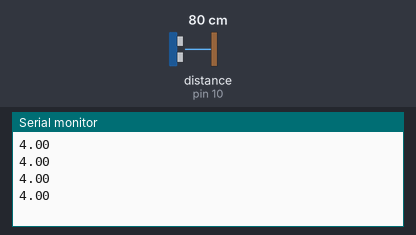
Recording of a sketch running on a simulated Arduino Uno, built with avr-gcc and run on an emulated ATmega328P. Parts: the last lines printed to the serial monitor. Wiring (inferred from the names in the program): ultrasonic range finder: trigger pin 11; echo pin 10. The inputs (shaded band) are chosen by the test bench; at power-on: distance to the obstacle (sensor on pin 10) 80 cm. The echo pulse lasts 58.3 µs per cm.

Above: at 1.2 s.
1.3 s: distance to the obstacle (sensor on pin 10) set to 2 cm
At 1.73 s:
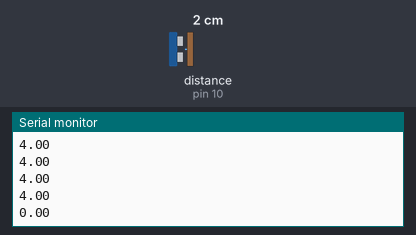
2.8 s: distance to the obstacle (sensor on pin 10) set to 18 cm
At 2.94 s:
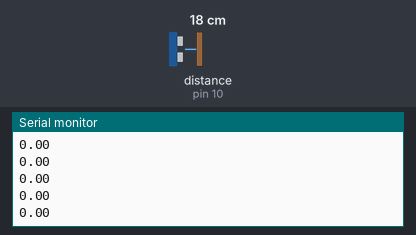
Timing chart, 0 to 5.8 s (numbered marks = the images above; inputs shaded):
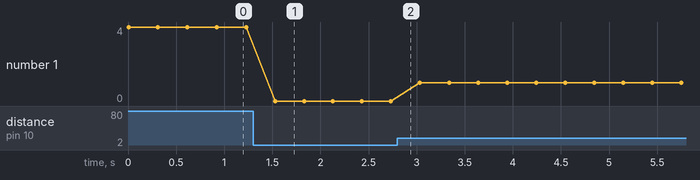

Measured:
- after the input at 1.3 s, the serial monitor: prints a new line after 0.23 s (image 1)
- plotted number 1: 4 → 0 after the input at 1.3 s, 0 → 1 after the input at 2.8 s

The sketch:

Ultrasonic_test.ino
```cpp
int trig=11;
int echo=10;
void setup() {
  // put your setup code here, to run once:
Serial.begin(9600);
pinMode(trig,OUTPUT);
pinMode(echo,INPUT);
}

void loop() {
  // put your main code here, to run repeatedly:
  digitalWrite(trig, LOW);
  delayMicroseconds(2);
  digitalWrite(trig, HIGH);
  delayMicroseconds(5);
  digitalWrite(trig, LOW);
  double duration = (pulseIn(echo, HIGH))/(1000);
  double dist=(340*duration/2)*100;
Serial.println(duration);
delay(300);
}
```
